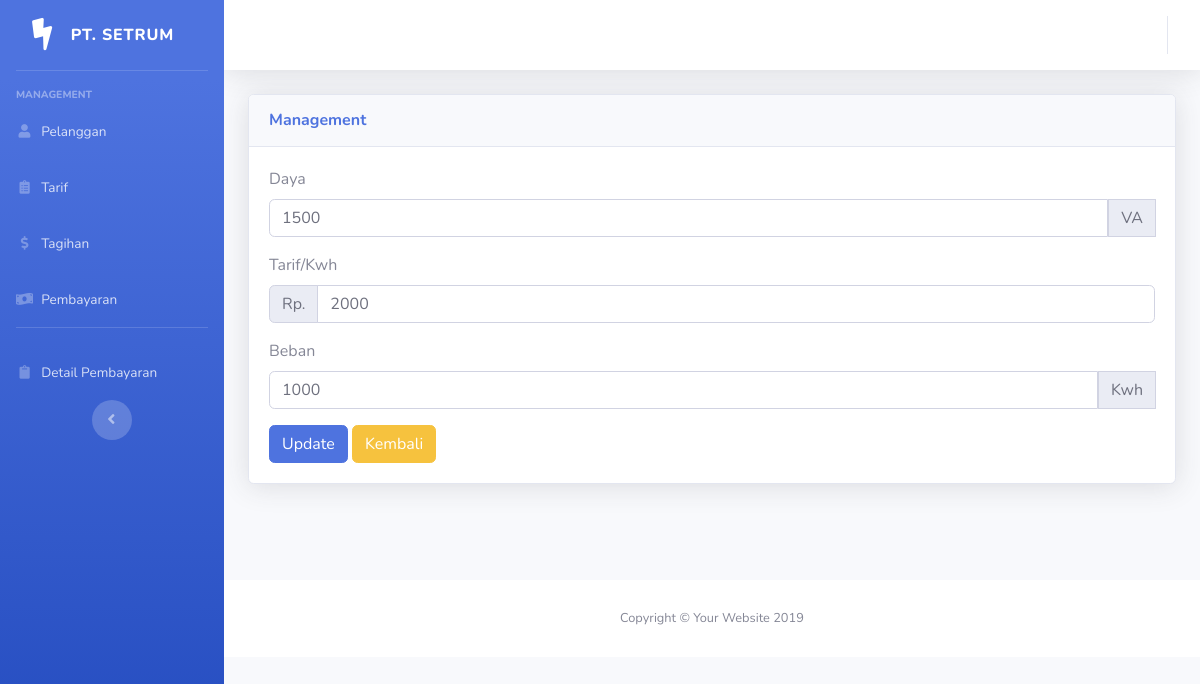
Page /management/updatetarif/TR001 on the committed database.
### tables this page shows
CREATE TABLE `tarif` (
  `id` int(11) NOT NULL,
  `kode` varchar(125) NOT NULL,
  `daya` varchar(125) NOT NULL,
  `tarif_perkwh` int(11) NOT NULL,
  `beban` int(11) NOT NULL
);

### application/controllers/Management.php (called while the page is built, shortened)
<?php
class Management extends CI_Controller {
    public function __construct(){
        $this->load->model('Management_model','management');
    }
    public function updatetarif($id){
        $data['title'] = "Update data pelanggan";
        $data['tarif'] = $this->management->tarif($id);
        $this->form_validation->set_rules('daya','daya','required|trim');
        $this->form_validation->set_rules('tarif','tarif','required|trim');
        $this->form_validation->set_rules('beban','beban','required|trim');
        if($this->form_validation->run() == false){
            $this->load->view('templates/header',$data);
            $this->load->view('templates/sidebar');
            $this->load->view('templates/topbar');
            $this->load->view('management/updatetarif',$data);
            $this->load->view('templates/footer');
        }else{
            $this->management->updatetarif($id);
            $this->session->set_flashdata('message','<div class="alert alert-success" role="alert">Berhasil mengubah</div>');
            redirect('management/tarif');
        }
    }
}

### index.php (called while the page is built, shortened)
<?php
require_once BASEPATH.'core/CodeIgniter.php';

### application/models/Management_model.php (called while the page is built, shortened)
<?php
class Management_model extends CI_Model {
    public function tarif($id){
        $this->db->where('kode',$id);
        $tarif = $this->db->get('tarif')->row_array();
        return $tarif;
    }
}

### application/views/management/updatetarif.php (the view, shortened to what this page needs)
<div class="container">
    <div class="row">
        <div class="col-lg mb-5">
        <div class="card shadow mb-5">
            <div class="card-header py-3">
                <h6 class="m-0 font-weight-bold text-primary">Management</h6>
            </div>
            <div class="card-body">
            <form action="" method="post">
                <div class="form-group">
                    <label for="daya">Daya</label>
                    <div class="input-group">
                    <input value="<?= $tarif['daya']; ?>" type="text" id="daya" class="form-control" placeholder="Daya" name="daya">
                    <div class="input-group-prepend">
                            <div class="input-group-text">VA</div>
                    </div>
                    </div>
                </div>
                <div class="form-group">
                    <label for="tarif">Tarif/Kwh</label>
                    <div class="input-group">
                        <div class="input-group-prepend">
                            <div class="input-group-text">Rp.</div>
                        </div>
                        <input type="text" value="<?= $tarif['tarif_perkwh']; ?>" class="form-control" id="tarif" onkeyup="tari();" placeholder="Tarif /Kwh" name="tarif">
                    </div>
                </div>
                <div class="form-group">
                    <label for="beban">Beban</label>
                    <div class="input-group">
                    <input type="text" value="<?= $tarif['beban']; ?>" class="form-control" id="beban" placeholder="Beban" name="beban">
                    <div class="input-group-prepend">
                            <div class="input-group-text">Kwh</div>
                    </div>
                    </div>
                </div>
                <button class="btn btn-primary" type="submit">Update</button>
                <a href="<?= base_url('management/tarif'); ?>" class="btn btn-warning">Kembali</a>
            </form>
            </div>
        </div>
        </div>
    </div>
</div>

### rows in the picture
tarif: daya "1500", tarif "2000", beban "1000"
